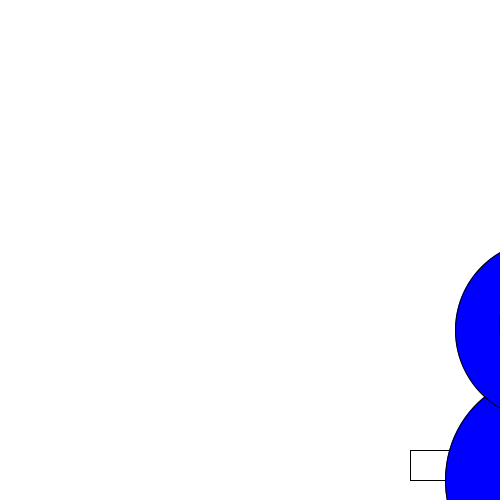
Frame 1 (no input)
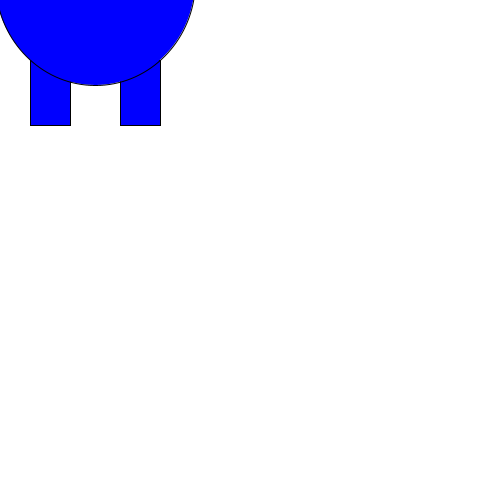
Frame 60 (the mouse pressed at the canvas centre just before this capture)
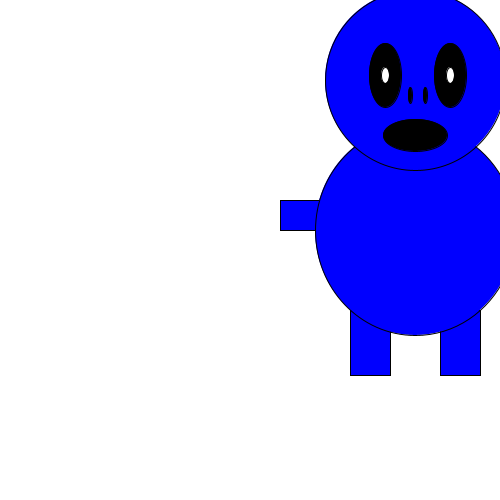
Frame 120 (the mouse held since frame 60 and released just before this capture)

The Processing sketch that drew these frames (run headless with seeded random() and noise(); from frame 60 on, the mouse is pressed at the canvas centre):

// Processing sketch: processing_126781
// ── processing_126781.pde

int monsterX;
int monsterY;
int richting=10;
int teller;
boolean test;


void setup(){
  size(500,500);
  monsterX=500;
  monsterY=500;
}

void draw(){
  background(255);
  
  //monster
rect(monsterX -20,monsterY +60,40,65);  //linker been
rect(monsterX +70,monsterY +60,40,65);  //rechter been
rect(monsterX -90,monsterY -50,60,30);  //linker arm
rect(monsterX +120,monsterY -50,60,30);  //rechter arm
fill(0,0,255);
ellipseMode(CENTER);
ellipse(monsterX +45,monsterY -20,200,210); //lichaam
ellipse(monsterX +45,monsterY -170,180,180); //hoofd
fill(0,0,0);
ellipse(monsterX +15 ,monsterY -175,32,64); //linker oog
fill(255,255,255);
ellipse(monsterX +15,monsterY -175,8,16); //linker pupil
fill(0,0,0);
ellipse(monsterX +80,monsterY -175,32,64); //rechter oog
fill(255,255,255);
ellipse(monsterX +80,monsterY -175,8,16); //rechter pupil

fill(0,0,0);
ellipse(monsterX +45,monsterY -115,64,32); //mond
fill(0,0,0);
ellipse(monsterX +40,monsterY -155,4,16); //rechterneusgat
ellipse(monsterX +55,monsterY -155,4,16); //linkerneusgat

 monsterY = mouseY;
   
   monsterX = monsterX + richting;
   if(monsterX > width) {
     teller = teller + 1;
     richting = - richting;}
     
   if(monsterX < 0){
     teller = teller + 1;
     richting = - richting;}

  if(teller == 10) {
    test = !test;
    teller = 0;}
    
 if(test == true) { fill(0,255,0);}
 if(test == false) { fill(0,0,255);}
 
 println(monsterX);
 println(monsterY);
 println(teller);
  }
